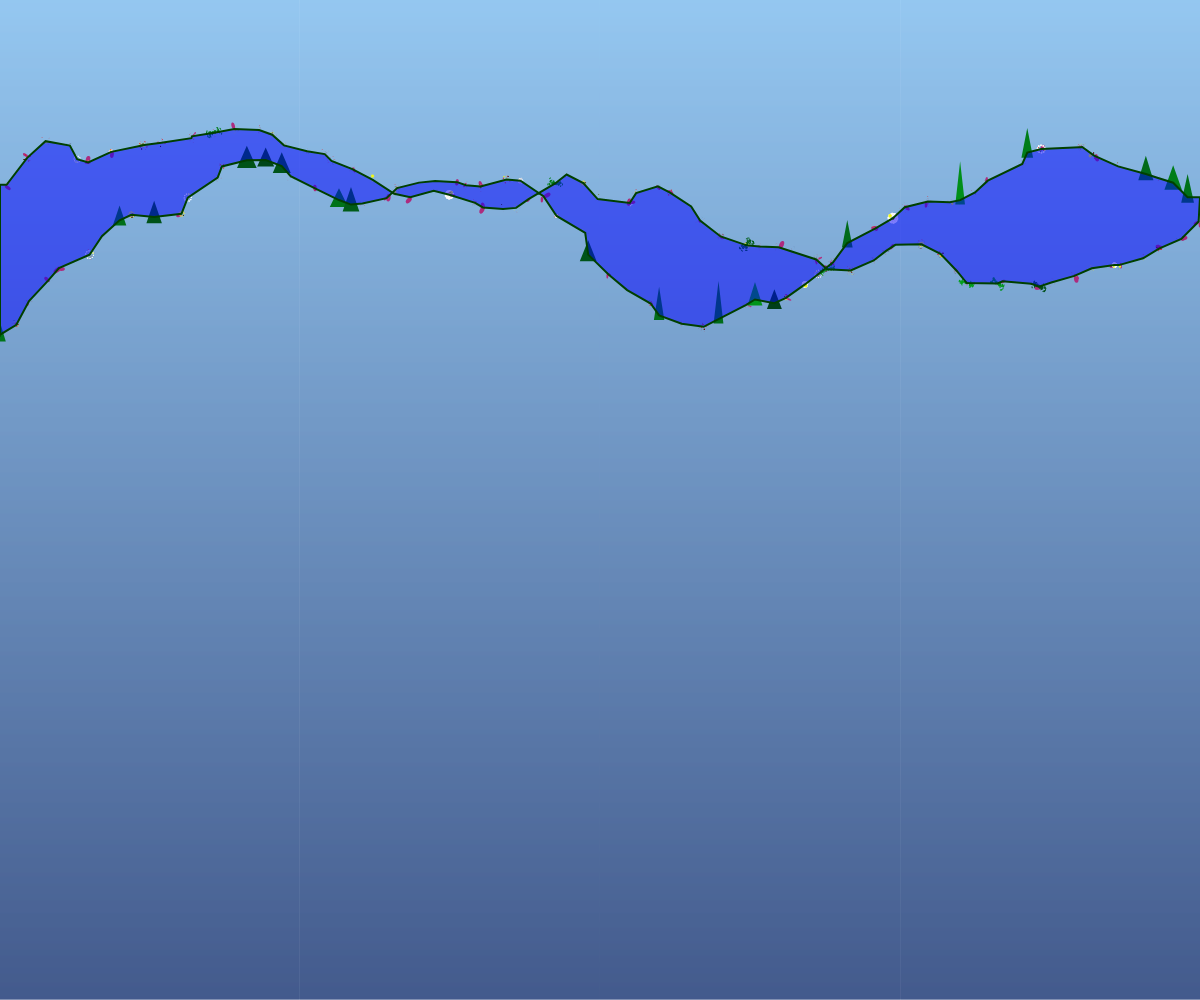
Frame 1 (no input)
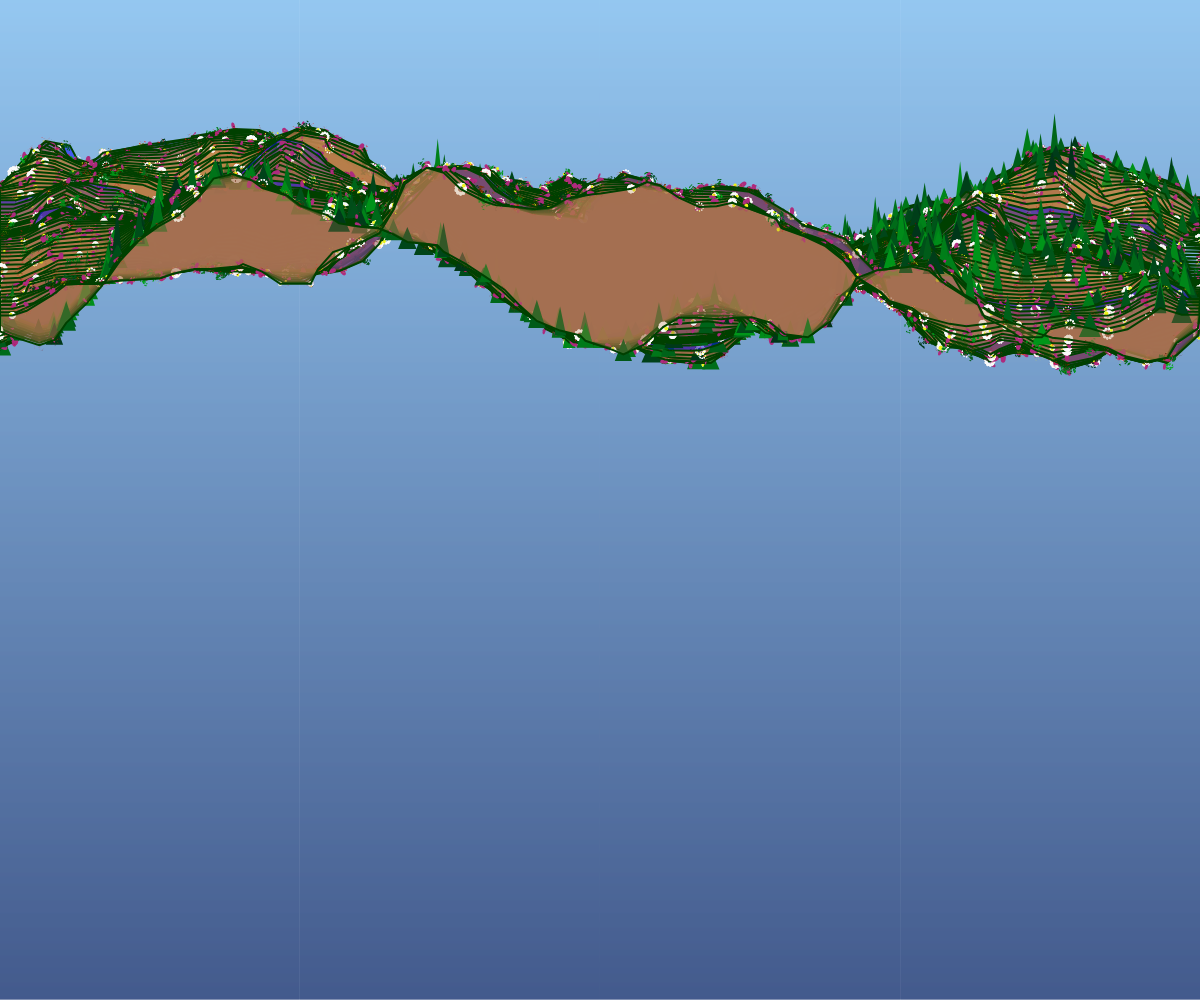
Frame 60 (no input)
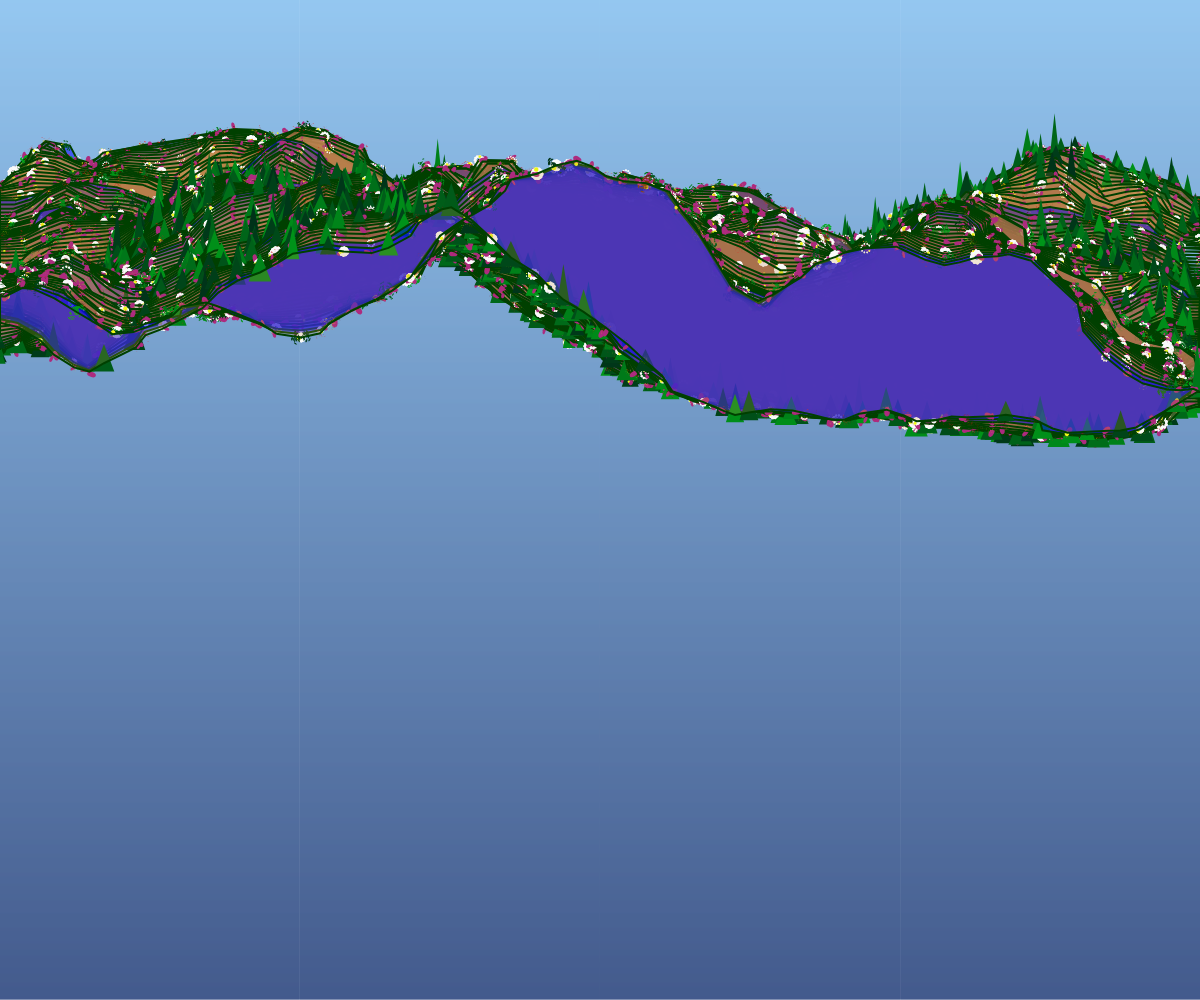
Frame 120 (the mouse pressed at the canvas centre since frame 60)

The p5.js sketch that drew these frames (run headless with seeded random() and noise() and a simulated clock; from frame 60 on, the mouse is pressed at the canvas centre):

// p5.js sketch
// ── sketch.js
let waver;
let posy;

function setup() {
    createCanvas(windowWidth, windowHeight);
    waver = new waveMaker();
    posy = height * 0.25;
    makeBackground();
}

function draw() {
    posy += 0.75;
    if (posy > height * 1.2) {
        posy = height * 0.25;
        waver.flowers = random(1);
        makeBackground() // clear screen
    }
    translate(width / 2, posy);
    waver.update();
}

// generates gradient background
function makeBackground() {
    background('#ffffff')
    for(let y = 0; y < height; y++) {
        let newc = lerpColor(color("#71b4eb"), color("#042366"), y / height);
        stroke(newc);
        line(0, y, width, y);
    }
}

function waveMaker() {
    this.xoff = 0; // noise parameter
    this.yoff = 0; // noise parameter
    this.yend = 0; // last vertex
    this.ymod = -height / 4; // y position modifier
    this.density = width / 15; // step value for loops
    this.px = 0; // cluster unit position
    this.py = 0; // cluster unit position
    this.size = 0; // returns unit perspective size
    this.flowers = 1; // determines to call function

    this.update = function() {
        // first layer of waveform (left to right)
        push();
        beginShape();
        vertex(-width / 2, map(noise(0, this.yoff), 0, 1, -height * 0.25, height * 0.25));
        this.xoff = 0; // reset x-offset for 2D noise arguments
        this.density = map(posy, 0, height, 15, 25); // interpolate density of clusters to vertical canvas position to compliment perspective and height of terrain

        for (let x = -width / 2; x < width / 2; x += this.density) { // generate half of wave line by density ratio of segments, joints are nodes at which elements are output
            let xmod = map(noise(this.yoff, x), 0, 1, -this.density, this.density); // interpolate the x-position modifier by the perspective value as a measure of the density value
            let y = map(noise(this.xoff, this.yoff), 0, 1,  -height * 0.25, height * 0.25); // interpolate return of noise to produce vertical change in y-position of the wave's node, range (height) is a fraction of canvas height
            let sw = map(noise(this.xoff, this.yoff), 0 ,1 ,2, 12); // interpolate value to modify stroke thickness that is relative to the return on noise used to map the vertical position of node
            this.size = map(posy, 0, height, 2, 25); // scale element by the interpolation of the vertical canvas position to the element's relative size

            vertex(x + xmod, y);
            
            // attributes that apply to unencapsulated output
            stroke(0, 128, 0, 128);
            strokeWeight(this.size);

            // make a flower
            if (random() < this.flowers) {
                this.makeFlower(x + xmod, y);
            }

            let tree = random(this.size * 0.05, this.size * 0.5);
            // tree
            if (random() < 0.2) { // chance of green trees
                push();
                stroke(0, 50 + random(0, 100), 25);
                translate(x + xmod, y); // set encapsulated origin to base of tree shape
                triangle(0, random(-this.size * 0.5, 0) - tree, -tree, tree, tree, tree); // random proportion in perspective scale
                pop();
            }

            this.xoff += 0.05; // move next splice of wave noise returns
            this.yend = y; // set local variable y to global function variable to use in other methods

        }

        vertex(width / 2, this.yend); // assign node coordinate to shape table that outputs wave shape

        // second layer of waveform (return to start)
        for (let x = width / 2; x > -width / 2; x -= this.density) {
            let xmod = map(noise(this.yoff, x), 0, 1, -this.density, this.density);
            let y = map(noise(this.xoff, this.yoff), 0, 1,  -height * 0.25, height * 0.25);
            let sw = map(noise(this.xoff, this.yoff), 0, 1, 2, 12);
            this.size = map(posy, 0, height, 2, 25);
            stroke(0, 255 - random(128), 0);
            strokeWeight(this.size);

            vertex(x + xmod, y);

            // flowers
            if (random() < this.flowers) {
                this.makeFlower(x + xmod, y);
            }

            let tree = random(this.size * 0.1, this.size * 0.5);
            // grass cluster
            if (random() < 0.075) { /// chance of green grass
                push();
                stroke(0, random(175, 50), 25, 255);
                if (random() < 0.02) { /// chance of brown grass
                  stroke(125, 50, 10, 255);
                }
                translate(x + xmod,y);
                strokeWeight(1);
                for (let j = 0; j < 50; j++){
                  let grassx = random(-this.size, this.size);
                  rotate(random(-PI * 0.1, PI * 0.1));
                  line(grassx,-this.size * 0.1, grassx, random(this.size*0.1))
                }
                pop();
              }

            // advance to next layer of noise returns and set local y variable to the global function variable
            this.xoff += 0.05;
            this.yend = y;

            // put other stuff here?????

        }

        stroke(0, 64, 0);
        strokeWeight(2);

        // thicker terrain
        if (frameCount % 32 === 0) {
        strokeWeight(8);
        }
        
        let rock = random();
        if (rock > 0.95) {
            // makes a river!
            fill(0, 0, 255, rock * 128, 128);
        } else {
            // makes rock layer
            fill(255 - rock * 128, 200 - rock * 128, 75, rock * 128, 128);
        }
        vertex(-width / 2, this.yend);
        
        endShape(CLOSE);
        this.yoff += 0.01; // increment y parameter for 2D noise
        pop();
    }

    // generate cluster of flowers, pass into function the current node position
    this.makeFlower = function(tx, ty) {
        push();
        translate(tx, ty);
        for (let q = 0; q < 6; q++) { // density of cluster
            this.px = random(this.size * 0.5); // range
            rotate(random(TWO_PI)); // radial location
            strokeWeight(this.size * random(0.1, 0.5)); // changes size based on perspective
            this.py = random(-this.size * 0.25, this.size * 0.25);
            chance = random();

            if (chance < 0.15) {
                // sunflower
                stroke(255, 244, 25);
                for (let i = 0; i < 9; i++) {
                    rotate(radians(40));
                    ellipse(this.px, this.py, this.size * 0.000005, this.size * 0.00001);
                }
                stroke(0, 0, 0);
                ellipse(this.px, this.py, this.size * 0.000005, this.size * 0.000005);
            } else if (chance >= 0.15 && chance < 0.2) {
                // daisy
                stroke(250, 250, 250);
                for (let i = 0; i < 20; i++) {
                    rotate(radians(36));
                    ellipse(this.px, this.py, this.size * 0.000000005, this.size * 0.00000001);
                }
                stroke(236, 247, 25);
                ellipse(this.px, this.py, this.size * 0.000000005, this.size * 0.000000005);
            } else if (chance >= 0.2 && chance < 0.3) {
                // crape myrtle (thanks ben xox)
                stroke(173, 43, 126);
                ellipse(this.px, this.py, this.size * 0.5, this.size * 0.1);
            } else {
                // poppy
                stroke(232, 21, 21)
                for (let i = 0; i < 4; i++) {
                    rotate(radians(90));
                    ellipse(this.px, this.py, this.size * 0.000005, this.size * 0.00001);
                }
                stroke(0, 0, 0);
                ellipse(this.px, this.py, this.size * 0.000005, this.size * 0.000005);
            }

        }
        pop();
    }
}
